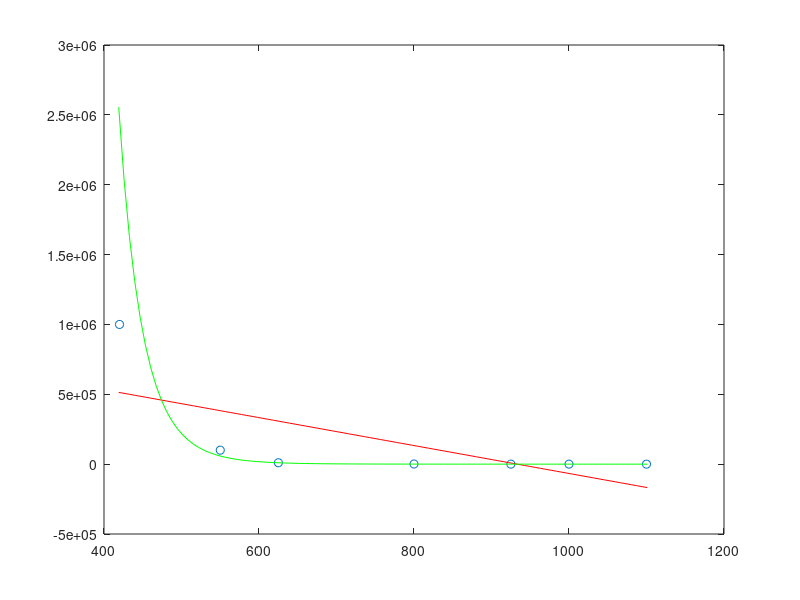

Here is the MATLAB script that generated this plot:
%
%
%
%   This scripts implements a linear regression
%   to fit a linear model to a set of points in
%   the plane (2D).
%
%   INPUT:
%   -- Data points
%
%   OUTPUT:
%   -- Linear model ( y = mx + b )
%   -- Graph
%   -- Prediction
%   -- Error Analysis
%

clear
clc
close all
%Ask for the data:
%DATA = input ('Give the 2-columns matrix that contains the data points: ');
DATA= [420 1000000;550 100000;625 10000;800 1000;925 100;1000 10;1100 1];
[p,q]=size(DATA);

if q==2
    %Visualization of data:  
    plot(DATA(:,1),DATA(:,2),'o')
    hold on
    %System of normal equations
    %Matrix of coeficients:
    A=[p sum(DATA(:,1)) ; sum(DATA(:,1)) sum(DATA(:,1).^2)]
    %Vector of constants
    b = [sum(DATA(:,2));sum(DATA(:,1).*DATA(:,2))]
    %Solve the system
    a=A\b
    
    fprintf(' The linear model is: Y = %f X + %f \n', a(2), a(1))
    %Graph of the model
    x = linspace(min(DATA(:,1))-1,max(DATA(:,1))+1)
    y = a(2)*x + a(1);
    plot(x,y,'r')
    hold on
    
    %Prediction
    Q = input(' Do you need a prediction? (Y/N)')
    if Q=='Y'
        xx = input( 'Gime the value where you need the prediction: ' )
        yy = a(2)*xx + a(1);
        fprintf( ' The prediction for %f is %f \n',xx,yy)
        plot(xx,yy,'*k')
    else
        disp(' Bye!!')
    end
    
    %Error analysis: 
    %Calculate the "y" given by the model:
    DATA(:,3) = a(2)*DATA(:,1) + a(1)
    %Sum of the residuals:
    Sr = sum((DATA(:,2) - DATA(:,3)).^2)
    %Estandard error of the estimate:
    Syx = sqrt(Sr/(p-2))
    %
    St = sum((DATA(:,2) - mean(DATA(:,2))).^2)
    %Coefficient of determintation
    r2 = (St - Sr)/St
    %Coefficient of correlation
    r = sqrt(r2)
    %Percentage of uncertancy explained by the model:
    PUEM = r2*100
    
    
    %POWER   MODEL
    %DATA= [420 1000000;550 100000;625 10000;800 1000;925 100;1000 10;1100 1];
    %Data ya tiene estos valores iniciales
    
    %Transformar datos
    DATAt= DATA
    [pt,qt] = size(DATAt)
    
    %Visualization of data:  
    %plot(DATAt(:,1),DATAt(:,2),'o')
    %hold on
    %Transform de x and y values
    DATAt(:,1)=log10(DATA(:,1));
    DATAt(:,2)=log10(DATA(:,2));
    %System of normal equations
    %Matrix of coeficients:
    At=[pt sum(DATAt(:,1)) ; sum(DATAt(:,1)) sum(DATAt(:,1).^2)]
    %Vector of constants
    bt = [sum(DATAt(:,2));sum(DATAt(:,1).*DATAt(:,2))]
    %Solve the system
    at=At\bt
    
    beta=at(2);
    alfa=10^at(1);
    fprintf(' The power model is: Y = %f X ^ %f \n', alfa, beta)
    %Graph of the model
    xt = linspace(min(DATA(:,1))-1,max(DATA(:,1))+1)
    yt = alfa*xt.^beta;
    plot(xt,yt,'g')
    hold on
    
    %Prediction
    Qt = input(' Do you need a prediction? (Y/N)')
    if Qt=='Y'
        xxt = input( 'Gime the value where you need the prediction: ' )
        yyt = alfa*xxt.^beta;
        fprintf( ' The prediction for %f is %f \n',xxt,yyt)
        plot(xxt,yyt,'*k')
    else
        disp(' Bye!!')
    end
    
    %Error analysis: 
    %Calculate the "y" given by the model:
    DATAt(:,3) = at(2)*DATAt(:,1) + at(1)
    %Sum of the residuals:
    Srt = sum((DATAt(:,2) - DATAt(:,3)).^2)
    %Estandard error of the estimate:
    Syxt = sqrt(Srt/(pt-2))
    %
    Stt = sum((DATAt(:,2) - mean(DATAt(:,2))).^2)
    %Coefficient of determintation
    r2t = (Stt - Srt)/Stt
    %Coefficient of correlation
    rt = sqrt(r2t)
    %Percentage of uncertancy explained by the model:
    PUEMt = r2t*100
    
else
   disp(' ERROR: the matrix does not have 2 columns.') 
   return
end
